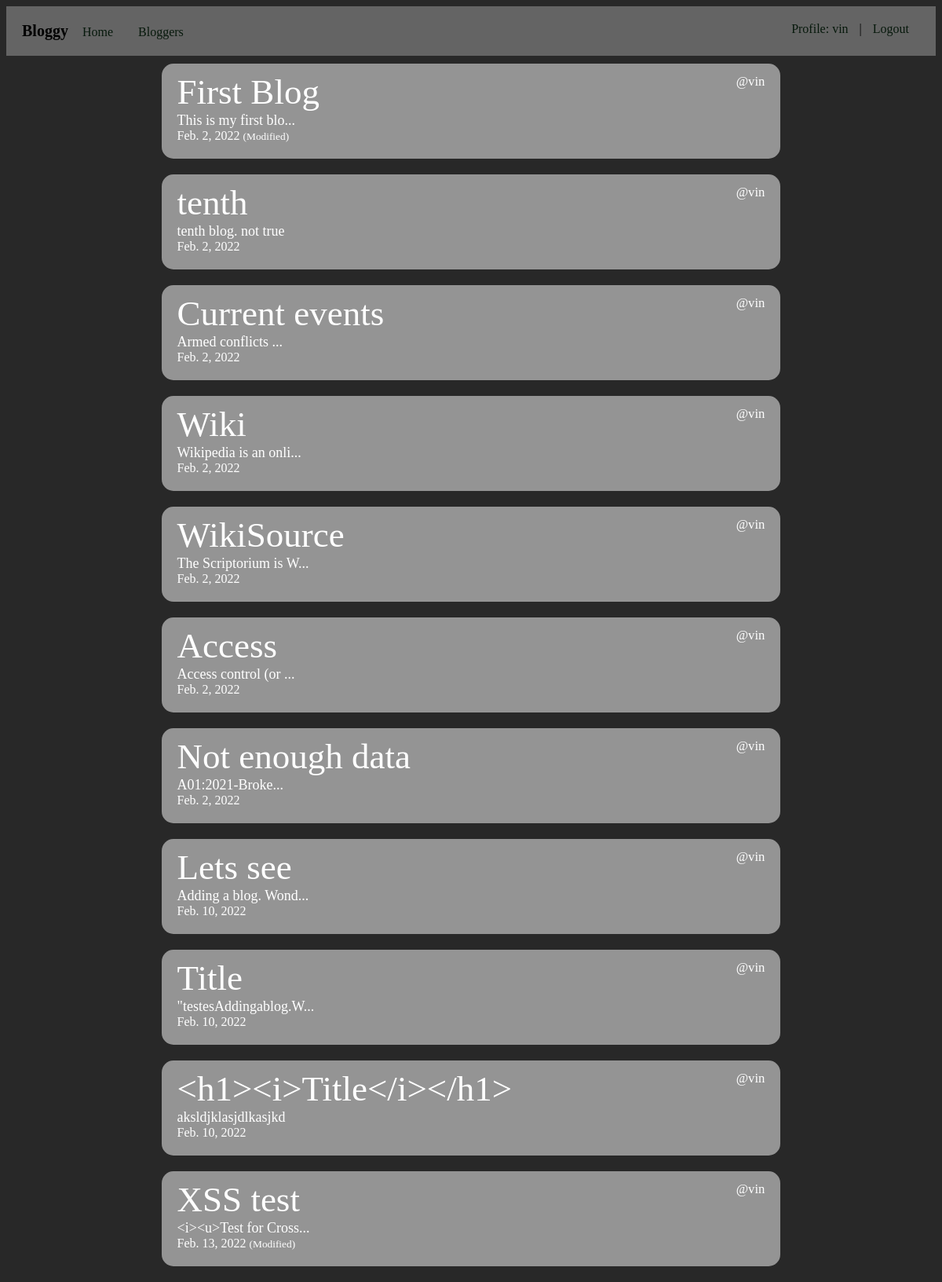
Screenshot of /we_blog/user_blogs/1 (signed in) with the database file from the repository.
### we_blog/models.py (models this page shows, shortened)
class OurBlog(models.Model):
    writer = models.ForeignKey(User, on_delete=models.CASCADE)
    heading = models.CharField(max_length=30, null=False)
    content = models.CharField(max_length=3000, null=False)
    created_date = models.DateField(auto_now_add=True)
    modified_date = models.DateField(auto_now=True)

### we_blog/views.py (the view)
# urls.py: path('user_blogs/<int:u_id>', views.user_blogs, name='user_blogs'),
def user_blogs(request, u_id):
    b_logs = OurBlog.objects.filter(writer__id=u_id)
    return render(request, 'general/user_blogs.html', {'blogs': b_logs})

### we_blog/templates/general/user_blogs.html (shortened to what this page needs)
{% extends 'core/core.html' %}
{% block body %}
{% for blog in blogs %}
    <div class="jumbotron">
        <div class="blog">
            <div class="writer"><small>@{{blog.writer}}</small></div>
            <div class="heading">
                <a class="show_blog" href="{% url 'show_blog' b_id=blog.id %}">
                    <div class="heading">{{blog.heading}}</div>
                </a>
            </div>
            <div class="content">
                {% if blog.content|length > 20 %}
                    {{ blog.content|slice:":20" }}...
                {% else %}
                    {{blog.content}}
                {% endif %}
            </div>
            <div class="created_date">
                {{blog.created_date}}
                {% if blog.created_date != blog.modified_date %}
                    <small>(Modified)</small>
                {% endif %}
            </div>
        </div>
    </div>
{% endfor %}
{% endblock body %}

### we_blog/templates/core/core.html (shortened to what this page needs)
<!DOCTYPE html>
{% load static %}
<html lang="en">
<head>
    <link rel="stylesheet" href="{% static 'css/style.css' %}">
</head>
<body>
    <div class="navbar">
        <big>Bloggy</big>
        <a href="{% url 'home' %}">Home</a>
        <a href="{% url 'bloggers' %}">Bloggers</a>
        <section style="float:right">
            {% if user.is_authenticated %}
                <a href="{% url 'profile' u_id=user.id %}">Profile: {{user.username}}</a>|<a href="{% url 'signout' %}">Logout</a>
            {% else %}
            <a href="{% url 'signin' %}">Signin</a>
            <a href="{% url 'register' %}">Register</a>
            {% endif %}
        </section>
    </div>
    <div class="container">
        {% block body %}
        {% endblock body %}
    </div>
</body>
</html>

### static/css/style.css (style rules this page uses)
body { background-color: rgb(40,40,40); }
.container { width: 70%; margin: 0px auto 0px; color: white; }
.jumbotron { background-color: rgba(255,255,255, 0.5); margin: 10px 20px 20px; padding: 10px 20px 20px; border-radius: 15px; font-family: 'Times New Roman', Times, serif; }
a { text-decoration: none; margin: 5px; padding: 9px; color: rgb(7,25,12); border-radius: 9px; }
.navbar { padding: 20px; background-color: rgb(100,100,100); position: sticky; top:0px; }
.heading { font-size: 45px; }
.writer { font-size: 20px; float: right; }
.content { font-size: 18px; }
big { font-size: 20px; color: black; font-weight: bolder; }
.show_blog { margin: 0px; padding: 0px; color: white; }

### rows the page displays
OurBlog: writer "vin", heading "First Blog", content "This is my first blo", created_date "Feb. 2, 2022", modified_date "(Modified)"
OurBlog: writer "vin", heading "tenth", content "tenth blog. not true", created_date "Feb. 2, 2022"
OurBlog: writer "vin", heading "Current events", content "Armed conflicts", created_date "Feb. 2, 2022"
OurBlog: writer "vin", heading "Wiki", content "Wikipedia is an onli", created_date "Feb. 2, 2022"
OurBlog: writer "vin", heading "WikiSource", content "The Scriptorium is W", created_date "Feb. 2, 2022"
OurBlog: writer "vin", heading "Access", content "Access control (or", created_date "Feb. 2, 2022"
OurBlog: writer "vin", heading "Not enough data", content "A01:2021-Broke", created_date "Feb. 2, 2022"
OurBlog: writer "vin", heading "Lets see", content "Adding a blog. Wond", created_date "Feb. 10, 2022"
OurBlog: writer "vin", heading "Title", content "\"testesAddingablog.W", created_date "Feb. 10, 2022"
OurBlog: writer "vin", heading "<h1><i>Title</i></h1>", content "aksldjklasjdlkasjkd", created_date "Feb. 10, 2022"
OurBlog: writer "vin", heading "XSS test", content "<i><u>Test for Cross", created_date "Feb. 13, 2022", modified_date "(Modified)"

### other values shown
{{ user.username }} "vin"
